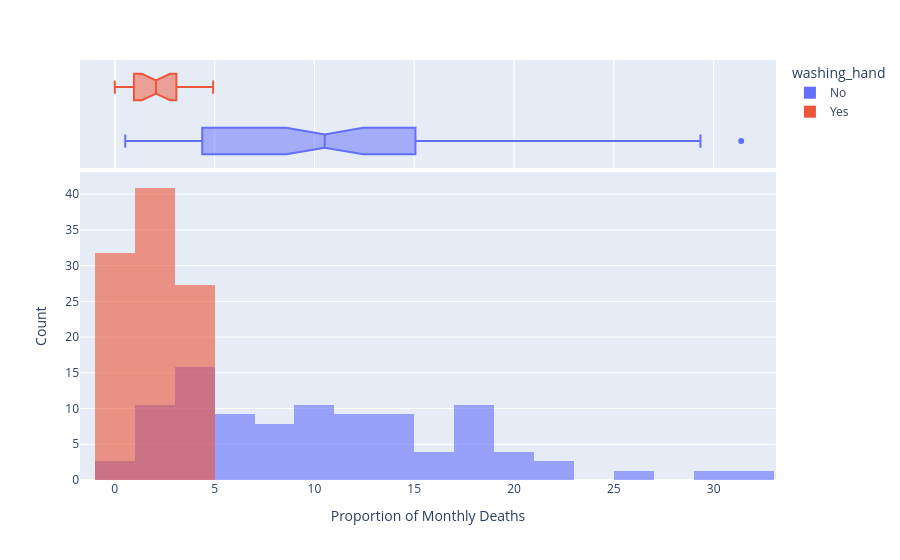

The notebook cell saved with this chart:
### Markdown cell above
### Use Histograms to Visualise the Monthly Distribution of Outcomes

**Challenge**: Create a [plotly histogram](https://plotly.com/python/histograms/) to show the monthly percentage of deaths. 

* Use docs to check out the available parameters. Use the [`color` parameter](https://plotly.github.io/plotly.py-docs/generated/plotly.express.histogram.html) to display two overlapping histograms.
* The time period of handwashing is shorter than not handwashing. Change `histnorm` to `percent` to make the time periods comparable. 
* Make the histograms slighlty transparent
* Experiment with the number of bins on the histogram. Which number work well in communicating the range of outcomes?
* Just for fun, display your box plot on the top of the histogram using the `marginal` parameter.

### Code cell
histogram_plt = px.histogram(df_monthly, 
                             x="pct_deaths", 
                             color="washing_hand",
                             nbins=30,
                             opacity=0.6,
                             barmode='overlay',
                             histnorm='percent',
                             marginal='box',
                             )
histogram_plt.update_layout(xaxis_title='Proportion of Monthly Deaths',
                   yaxis_title='Count',)
histogram_plt.show()

### Figure 1 — Plotly figure (JSON) as saved in the notebook; plotly's stock layout.template omitted (floating-point values rounded to 4 significant figures)
{"data": [{"bingroup": "x", "histnorm": "percent", "hovertemplate": "washing_hand=No<br>pct_deaths=%{x}<br>percent=%{y}<extra></extra>", "legendgroup": "No", "marker": {"color": "#636efa", "opacity": 0.6, "pattern": {"shape": ""}}, "name": "No", "nbinsx": 30, "orientation": "v", "showlegend": true, "type": "histogram", "x": [14.57, 7.531, 4.332, 1.569, 0.7843, 5.0, 8.421, 1.351, 1.878, 11.02, 22.55, 20.85, 12.22, 10.23, 10.74, 3.226, 6.593, 20.78, 25.46, 18.39, 29.34, 22.97, 31.38, 19.12, 15.97, 12.41, 11.93, 6.098, 4.082, 0.5236, 1.554, 2.262, 17.6, 7.143, 8.051, 15.16, 11.28, 17.03, 17.31, 5.833, 2.679, 4.369, 6.32, 1.224, 3.226, 11.02, 10.55, 7.591, 4.745, 4.452, 4.231, 4.392, 7.143, 6.122, 3.586, 10.55, 14.84, 10.94, 10.49, 13.39, 18.09, 15.43, 18.97, 13.44, 10.15, 13.1, 18.06, 14.39, 14.96, 10.77, 5.369, 3.215, 1.923, 3.607, 18.27, 12.24], "xaxis": "x", "yaxis": "y"}, {"hovertemplate": "washing_hand=No<br>pct_deaths=%{x}<extra></extra>", "legendgroup": "No", "marker": {"color": "#636efa"}, "name": "No", "notched": true, "showlegend": false, "type": "box", "x": [14.57, 7.531, 4.332, 1.569, 0.7843, 5.0, 8.421, 1.351, 1.878, 11.02, 22.55, 20.85, 12.22, 10.23, 10.74, 3.226, 6.593, 20.78, 25.46, 18.39, 29.34, 22.97, 31.38, 19.12, 15.97, 12.41, 11.93, 6.098, 4.082, 0.5236, 1.554, 2.262, 17.6, 7.143, 8.051, 15.16, 11.28, 17.03, 17.31, 5.833, 2.679, 4.369, 6.32, 1.224, 3.226, 11.02, 10.55, 7.591, 4.745, 4.452, 4.231, 4.392, 7.143, 6.122, 3.586, 10.55, 14.84, 10.94, 10.49, 13.39, 18.09, 15.43, 18.97, 13.44, 10.15, 13.1, 18.06, 14.39, 14.96, 10.77, 5.369, 3.215, 1.923, 3.607, 18.27, 12.24], "xaxis": "x2", "yaxis": "y2"}, {"bingroup": "x", "histnorm": "percent", "hovertemplate": "washing_hand=Yes<br>pct_deaths=%{x}<br>percent=%{y}<extra></extra>", "legendgroup": "Yes", "marker": {"color": "#EF553B", "opacity": 0.6, "pattern": {"shape": ""}}, "name": "Yes", "nbinsx": 30, "orientation": "v", "showlegend": true, "type": "histogram", "x": [2.239, 1.2, 1.894, 4.58, 3.957, 4.472, 2.93, 3.534, 0.6873, 0.0, 0.6557, 0.9585, 1.136, 0.3717, 0.0, 0.9615, 2.341, 2.903, 1.34, 2.233, 3.085, 4.926], "xaxis": "x", "yaxis": "y"}, {"hovertemplate": "washing_hand=Yes<br>pct_deaths=%{x}<extra></extra>", "legendgroup": "Yes", "marker": {"color": "#EF553B"}, "name": "Yes", "notched": true, "showlegend": false, "type": "box", "x": [2.239, 1.2, 1.894, 4.58, 3.957, 4.472, 2.93, 3.534, 0.6873, 0.0, 0.6557, 0.9585, 1.136, 0.3717, 0.0, 0.9615, 2.341, 2.903, 1.34, 2.233, 3.085, 4.926], "xaxis": "x2", "yaxis": "y2"}], "layout": {"barmode": "overlay", "legend": {"title": {"text": "washing_hand"}, "tracegroupgap": 0}, "margin": {"t": 60}, "xaxis": {"anchor": "y", "domain": [0, 1], "title": {"text": "Proportion of Monthly Deaths"}}, "xaxis2": {"anchor": "y2", "domain": [0, 1], "matches": "x", "showgrid": true, "showticklabels": false}, "yaxis": {"anchor": "x", "domain": [0, 0.7326], "title": {"text": "Count"}}, "yaxis2": {"anchor": "x2", "domain": [0.7426, 1], "matches": "y2", "showgrid": false, "showline": false, "showticklabels": false, "ticks": ""}}}
